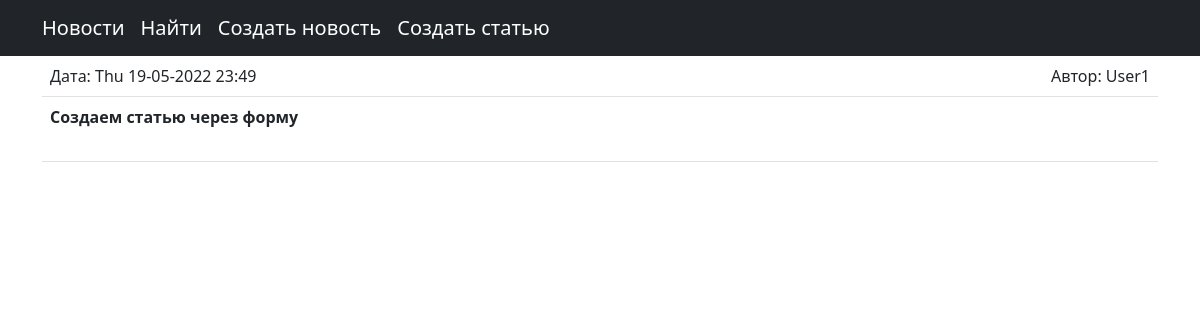
/news/27, run on the app's committed database.
### news/models.py (models this page shows, shortened)
class Post(models.Model):
    article = 'ar'
    news = 'ne'
    POST_TYPE = [
        (article, 'Статья'),
        (news,   'Новость'),
    ]
    author = models.ForeignKey(Author, on_delete=models.CASCADE,verbose_name='Автор')
    post_types = models.CharField(max_length=2, choices=POST_TYPE, default=news, verbose_name='Тип')
    time_add_post = models.DateTimeField(auto_now_add=True, verbose_name='Время публикации')
    categories = models.ManyToManyField(Category, through='PostCategory', verbose_name='Категория')
    title_post = models.CharField(max_length=128, verbose_name='Заголовок статьи')
    post_text = models.TextField(verbose_name='Текст статьи')
    post_rating = models.IntegerField(default=0)

class Author(models.Model):
    author_user = models.OneToOneField(User, on_delete=models.CASCADE)
    rating = models.IntegerField(default=0)

### news/views.py (the view)
# urls.py: path('news/<int:pk>', PostDetail.as_view(), name='post_detail'),
class PostDetail(DetailView):
    model = Post  #
    template_name = 'news_text.html'
    context_object_name = 'post'

### news/templatetags/censor_filter.py (called while the page is built)
@register.filter(name='censor')
def censor(value):
    keyword_processor = KeywordProcessor(case_sensitive=True)
    keyword_processor.add_keyword("Коронавирус", "COVID")
    text = KeywordProcessor.replace_keywords(keyword_processor,value)
    return text

### templates/news_text.html (shortened to what this page needs)
{% extends 'flatpages/default.html' %}
{% load censor_filter %}
{% block content %}
<table class="table">
   <tr>
    <td align="left">Дата: {{ post.time_add_post |date:"D d-m-Y H:i" }}</td>
    <td align="right">Автор: {{ post.author.author_user }} </td>
   </tr>
   <tr>
       <td align="left" colspan="2"><b>{{ post.title_post }}</b><br><br>{{ post.post_text | censor }} </td>
   </tr>
</table>
{% endblock content %}

### data on the page
Post: time_add_post "Thu 19-05-2022 23:49", author.author_user "User1", title_post "Создаем статью через форму"
